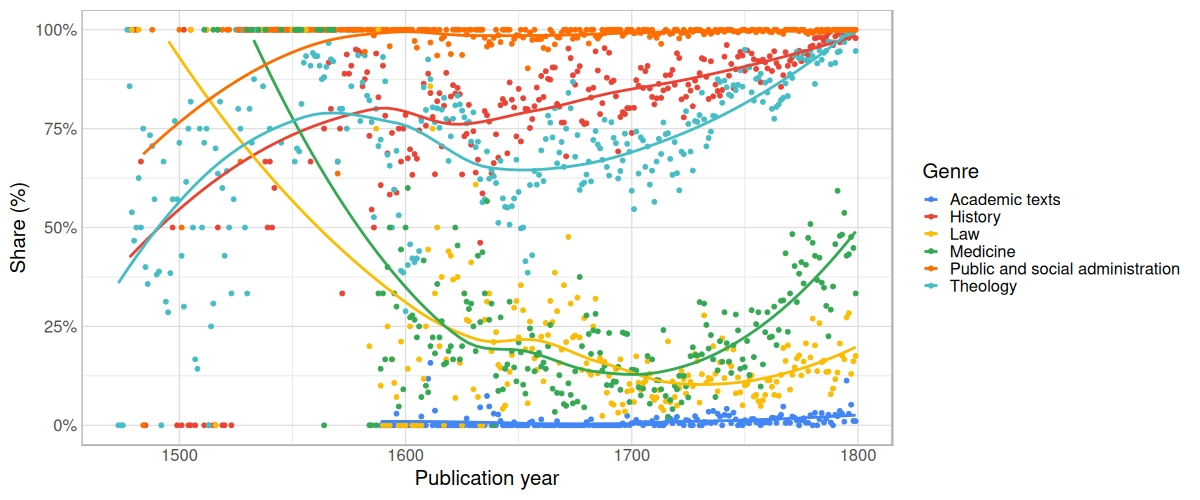

The R source for this figure:
# Top 8 genres after excluding Period documents, Poetry, and State publications.
# and combining all Theology (*), and all History (*)
# Share of vernacular languages across all documents


dfw <- catalogs[["stcn"]]
dfw$genre <- str_replace_all(dfw$genre, "Theology \\(.*\\)", "Theology")
dfw$genre <- str_replace_all(dfw$genre, "History \\(.*\\)", "History")

# Most common genres out of all separate ones
spl <- stringr::str_split(dfw$genre, "\\|")

top.genres <- names(rev(sort(table(unlist(spl)))))[1:(8+3)]
top.genres <- setdiff(top.genres, c("Period documents", "Poetry", "State publications", "Holland", "Dutch language and literature"))

dflong <- NULL
  
for (sel.genre in top.genres) {

    dfw$hit <- sapply(spl, function (x){sel.genre %in% x})
    
    dfl <- dfw %>% filter(hit) %>%
               filter(language_primary %in% c("Latin", "Dutch")) %>%
       	       group_by(publication_year, language_primary) %>%	       
	       tally() %>%
	       select(publication_year, language_primary, n) %>%
               tidyr::pivot_wider(names_from = language_primary, values_from = n, values_fill=0)
    
     dfl$genre <- rep(sel.genre, rep = nrow(dfl))

     if (!"Latin" %in% names(dfl)) {
       dfl$Latin <- rep(0, nrow(dfl))
     }
     if (!"Dutch" %in% names(dfl)) {
       dfl$Dutch <- rep(0, nrow(dfl))
     }

     dfl <- dfl %>%
	       mutate(Both = Latin + Dutch) %>%
	       mutate(Vernacular_Freq = Dutch / Both)

     dflong <- bind_rows(dflong, dfl)

}

dflong$genre <- factor(dflong$genre)

p <- ggplot(dflong, aes(x = publication_year,
       		      	  color=genre,
			  fill=genre,
                          y = Vernacular_Freq)) +
       geom_point() +
       #geom_smooth(span=0.8, se=FALSE) +
       geom_smooth(se=FALSE) +        
       theme_comhis("discrete", base_size=20) +
       labs(x = "Publication year", y = "Share (%)",
            color="Genre", fill="Genre") +
       scale_y_continuous(label=scales::percent, limits=c(0,1))
       


CairoJPEG("Figure8.jpg", width=1*1200, height=1*500, quality=100)
print(p)
dev.off()

s <- 5 * 480; CairoTIFF("Figure8.tif", width=1.8*s, height=0.8*s, dpi=300); print(p); dev.off()
